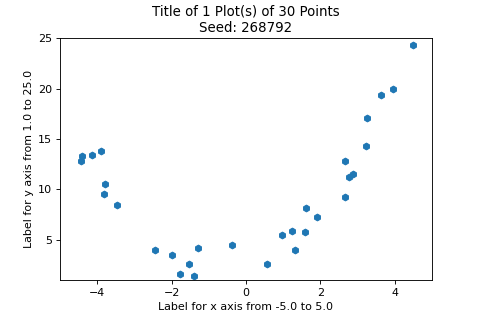
#> input picture Data/gen_plot.png, 480 x 320 px, given in place of drawnplot.png, which was not available
$ python 'drawnplot demo.py'
#> lines starting #> are read from the running program, lines starting #| are printed output that depends on the picture; after the words box and inside, x2 and y2 are one past the last pixel; in counts of white or black regions, pixels touching at a corner belong together; pictures that were not available may be replaced by others from this repository, and a replacement may not be noted
### Code/PD18.py
# -*- coding: utf-8 -*-
"""
Created on Fri Mar 29 01:06:35 2024

@author: henhe
v 0.18 redoing code again to be more cohearent, trying out the method of cropping input image
"""
from sklearn.cluster import KMeans
from sklearn.neighbors import NearestNeighbors
from sklearn.model_selection import train_test_split
from skimage import io
import numpy as np
from alive_progress import alive_bar

class PlotDigitizer:
    def __init__(self, fig_name, xlim, ylim, num_plots, verbose = False, debug=False):
#> called with fig_name = 'drawnplot.png', num_plots = 1, verbose = True, debug = False
        self._debug = debug
        self._verbose = verbose
        self._n_plots = num_plots
        self._color_img = io.imread(fig_name)
#> self._color_img is the input picture: shape (320, 480, 4); mean R, G, B, A 248.6, 249.3, 249.8, 255
        self._x_lim = xlim
        self._y_lim = ylim
        self._layer_attributes = {"background": [], "plot_background": [], "axes": [], "datasets_and_other": [], "is_plot_background": False}
        self._cropped_layer_attributes = {"background": [], "axes": [], "datasets_and_other": []}
        if fig_name.endswith(".jpg") or fig_name.endswith(".jpeg"):
            self._filetype = "jpg"
        elif fig_name.endswith(".png"):
            self._filetype = "png"
        else:
            assert self._filetype == "jpg" or self._filetype == "png", "Only .jpg and .png filetypes supported."
        return None

    def _create_kmeans_clusters(self, image, n_clusters):
        kmeans = KMeans(n_clusters, n_init=1, init='k-means++', max_iter=1000)
        reshape_params = {"jpg": (-1, 3), "png": (-1, 4)}
        km = image.reshape(reshape_params[self._filetype])
        kmeans.fit(km)
        clusters = kmeans.predict(km)
        return clusters.reshape(image.shape[0], image.shape[1])

    def _create_isolated_clusters(self, clusters, n_clusters):
        isolated_clusters = np.zeros([clusters.shape[0], clusters.shape[1], n_clusters])
        for k in range(n_clusters):
            isolated_clusters[:, :, k] = (clusters == k).astype(int)
        return isolated_clusters

    def _classify_cluster_features(self, isolated_clusters, background_tol=0.25, axis_tol = 0.75,):
        avg = np.average(isolated_clusters, axis=(0,1))
        v_avg = np.average(isolated_clusters, axis=0)
        h_avg = np.average(isolated_clusters, axis=1)
        layer_attributes = {"background": [], "plot_background": [], "axes": [], "datasets_and_other": [], "is_plot_background": False}
        layer_attributes["background"] = [k for k in range(isolated_clusters.shape[2]) if avg[k] >= background_tol and 1.0 in [np.max(v_avg[:, k]), np.max(h_avg[:, k])]]
        layer_attributes["plot_background"] = [k for k in range(isolated_clusters.shape[2]) if avg[k] >= background_tol and 1.0 not in [np.max(v_avg[:, k]), np.max(h_avg[:, k])]]
        layer_attributes["axes"] = [k for k in range(isolated_clusters.shape[2]) if avg[k] <= background_tol and (np.max(v_avg[:, k]) >= axis_tol or np.max(h_avg[:, k]) >= axis_tol)]
        layer_attributes["datasets_and_other"] = [k for k in range(isolated_clusters.shape[2]) if avg[k] <= background_tol and (np.max(v_avg[:, k]) <= axis_tol or np.max(h_avg[:, k]) <= axis_tol)]
        return layer_attributes

    def _detect_plot_bounds(self, isolated_clusters, layer_attributes, background_tol=0.25, plot_background_tol=0.45, axis_tol = 0.75, buffer=10):
        x_bounds = int(isolated_clusters.shape[1]/2)*np.ones(2)
        y_bounds = int(isolated_clusters.shape[0]/2)*np.ones(2)
        for k in range(isolated_clusters.shape[2]):
            v_avg = np.average(isolated_clusters[:, :, k], axis=0)
            h_avg = np.average(isolated_clusters[:, :, k], axis=1)
            x_range = np.array([])
            y_range = np.array([])
            if k in layer_attributes["plot_background"]:
                x_range = np.array([i for i in range(v_avg.size) if v_avg[i] >= plot_background_tol])
                y_range = np.array([i for i in range(h_avg.size) if h_avg[i] >= plot_background_tol])
            if k in layer_attributes["axes"]:
                x_range = np.array([j for j in range(buffer, v_avg.size-buffer) for i in range(h_avg.size) if h_avg[i] >= axis_tol and np.average(isolated_clusters[i, j-buffer:j+buffer, k]) > 0.75])
                y_range = np.array([i for i in range(buffer, h_avg.size-buffer) for j in range(v_avg.size) if v_avg[j] >= axis_tol and np.average(isolated_clusters[i-buffer:i+buffer, j, k]) > 0.75])
            if x_range.size >= 0.25*isolated_clusters.shape[1]:
                x_bounds = np.array([min(x_bounds[0], np.min(x_range)), max(x_bounds[1], np.max(x_range))])
            if y_range.size >= 0.25*isolated_clusters.shape[0]:
                y_bounds = np.array([min(y_bounds[0], np.min(y_range)), max(y_bounds[1], np.max(y_range))])
        return x_bounds, y_bounds

    def _crop_image(self, image, x_bounds, y_bounds, padding=-5):
        return image[x_bounds[0]+padding:x_bounds[1]-padding, y_bounds[0]+padding:y_bounds[1]-padding]

    def _get_cluster(self, isolated_cluster):
        return np.argwhere(isolated_cluster[:, :] == 1.)

    def _preprocess_clusters(self, isolated_clusters, layer_attributes, padding=0.01, denoise_tol=0.5):
        padding_px = round(isolated_clusters.shape[0]*padding)
        preprocessed_clusters = np.copy(isolated_clusters)
        for k in range(isolated_clusters.shape[2]):
            preprocessed_clusters[:, :padding_px+1, k] = np.zeros_like(preprocessed_clusters[:, :padding_px+1, k])
            preprocessed_clusters[:, -padding_px+1:, k] = np.zeros_like(preprocessed_clusters[:, -padding_px+1:, k])
            preprocessed_clusters[:padding_px+1, :, k] = np.zeros_like(preprocessed_clusters[:padding_px+1, :, k])
            preprocessed_clusters[-padding_px+1:, :, k] = np.zeros_like(preprocessed_clusters[-padding_px+1:, :, k])
            preprocessed_clusters[:, :, k] = self._denoise(preprocessed_clusters[:, :, k], denoise_tol)

        return preprocessed_clusters

    def _denoise(self, cluster, denoise_tol):
        cluster_inds = self._get_cluster(cluster)
        denoiser = NearestNeighbors(radius=5)
        if cluster_inds.size == 0:
            return cluster
        denoiser.fit(cluster_inds)
        dist, ind = denoiser.radius_neighbors(cluster_inds)
        ind_delete = np.unique(np.array([ind[i][0] for i in range(ind.size) if ind[i].size <= 80*denoise_tol]))
        if ind_delete.size != 0:
            cluster_inds = np.delete(cluster_inds, ind_delete, axis=0)
        denoised_clusters = np.zeros_like(cluster)
        for i in range(cluster_inds.shape[0]):
            denoised_clusters[cluster_inds[i, 0], cluster_inds[i, 1]] = 1
        return denoised_clusters

    # [67 lines left out: functions _fit_centroids, _cull_centroids, _fit_to_centers, ensemble, merge_arrays, not called in this run]


### Code/drawnplot demo.py
# -*- coding: utf-8 -*-
"""
Created on Sat Mar 30 13:50:31 2024

@author: henhe
"""
from PD18 import PlotDigitizer
from gen_plot import RNG_Plot
import matplotlib.pyplot as plt
from skimage import io
import numpy as np
import acc_score

num_plots = 1
n_clusters = num_plots+4

plt.style.use("default")

dgtzr = PlotDigitizer("drawnplot.png", [0, 100], [0, 100], num_plots, verbose=True)
plt.figure(figsize=(7., 5.25), dpi=250)
plt.imshow(dgtzr._color_img)

uncropped_clusters = dgtzr._create_kmeans_clusters(dgtzr._color_img, n_clusters)
#> in _create_kmeans_clusters, `return clusters.reshape(image.shape[0], image.shape[1])`:
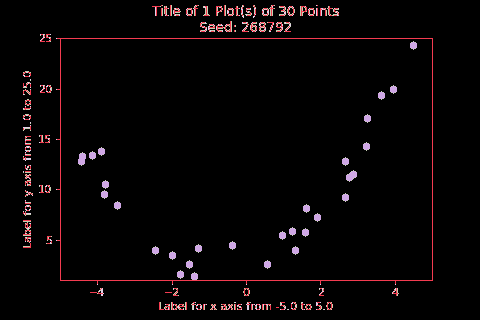
#> returned value: shape (320, 480) int32; 5 distinct labels, from 0 to 4; one colour per label, 0 black
plt.figure(figsize=(7., 5.25), dpi=250)
plt.imshow(uncropped_clusters)

uncropped_isolated_clusters = dgtzr._create_isolated_clusters(uncropped_clusters, n_clusters)
for k in range(num_plots+4):
    plt.figure(figsize=(7., 5.25), dpi=250)
    plt.imshow(uncropped_isolated_clusters[:, :, k])
    plt.title("Layer "+str(k))

uncropped_layer_attributes = dgtzr._classify_cluster_features(uncropped_isolated_clusters)
#> in _classify_cluster_features, `avg = np.average(isolated_clusters, axis=(0,1))`: avg = [0.965, 0.0165, 0.00792, 0.00697, 0.00374]
#> in _classify_cluster_features, `v_avg = np.average(isolated_clusters, axis=0)`: v_avg = 480 rows, first 6: [1, 0, 0, 0, 0], [1, 0, 0, 0, 0], [1, 0, 0, 0, 0], [1, 0, 0, 0, 0], [1, 0, 0, 0, 0], [1, 0, 0, 0, 0]
#> in _classify_cluster_features, `h_avg = np.average(isolated_clusters, axis=1)`: h_avg = 320 rows, first 6: [1, 0, 0, 0, 0], [1, 0, 0, 0, 0], [1, 0, 0, 0, 0], [1, 0, 0, 0, 0], [1, 0, 0, 0, 0], [0.958, 0.0208, 0, 0.0167, 0.00417]
#> uncropped_layer_attributes = {'background': [0], 'plot_background': [], 'axes': [1], 'datasets_and_other': [2, 3, 4], 'is_plot_background': False}
print(uncropped_layer_attributes)
#| {'background': [0], 'plot_background': [], 'axes': [1], 'datasets_and_other': [2, 3, 4], 'is_plot_background': False}

x_bounds, y_bounds = dgtzr._detect_plot_bounds(uncropped_isolated_clusters, uncropped_layer_attributes)
#> in _detect_plot_bounds, `x_bounds = int(isolated_clusters.shape[1]/2)*np.ones(2)`: x_bounds = [240, 240]
#> in _detect_plot_bounds, `y_bounds = int(isolated_clusters.shape[0]/2)*np.ones(2)`: y_bounds = [160, 160]
#> the loop in _detect_plot_bounds, `for k in range(isolated_clusters.shape[2]):` made 5 passes
#> (x_bounds, y_bounds) on pass 2: ([63, 427], [44, 275])
#> x_bounds = [63, 427]; y_bounds = [44, 275]
print("x_bounds:", x_bounds)
#| x_bounds: [ 63 427]
print("y_bounds:", y_bounds)
#| y_bounds: [ 44 275]

cropped_image= dgtzr._crop_image(dgtzr._color_img, y_bounds, x_bounds, padding=-3)
#> in _crop_image, `return image[x_bounds[0]+padding:x_bounds[1]-padding, y_bounds[0]+padd..`:
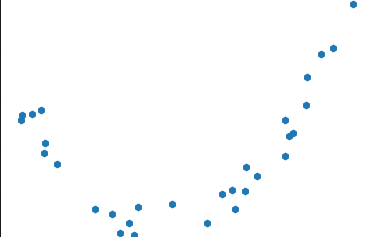
#> returned value: shape (237, 370, 4); mean of channels 0, 1, 2, 3 251.3, 252.5, 253.3, 255; drawn as R, G, B
plt.figure(figsize=(7., 5.25), dpi=250)
plt.imshow(cropped_image)

cropped_clusters = dgtzr._create_kmeans_clusters(cropped_image, num_plots+1)
#> call 2 of _create_kmeans_clusters, with n_clusters = 2
#> in _create_kmeans_clusters (call 2), `return clusters.reshape(image.shape[0], image.shape[1])`:
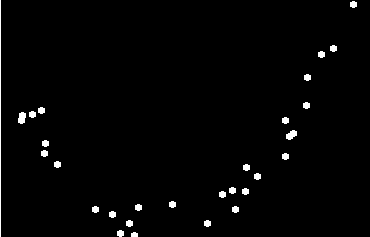
#> returned value: shape (237, 370) int32; values 0 (black) and 1 (white), 1.6% white; 29 white regions, largest, box (x1, y1, x2, y2) and area: (0, 0, 1, 237) 237, (18, 112, 26, 124) 76, (286, 130, 297, 140) 74
plt.figure(figsize=(7., 5.25), dpi=250)
plt.imshow(cropped_clusters)

cropped_isolated_clusters = dgtzr._create_isolated_clusters(cropped_clusters, num_plots+1)
cropped_layer_attributes = dgtzr._classify_cluster_features(cropped_isolated_clusters)
#> cropped_layer_attributes = {'background': [0], 'plot_background': [], 'axes': [1], 'datasets_and_other': [1], 'is_plot_background': False}
preprocessed_cropped_clusters = dgtzr._preprocess_clusters(cropped_isolated_clusters, cropped_layer_attributes, padding=0.01)
for k in range(num_plots+1):
    plt.figure(figsize=(7., 5.25), dpi=250)
    plt.imshow(cropped_isolated_clusters[:, :, k])
    plt.title("Layer "+str(k))

    plt.figure(figsize=(7., 5.25), dpi=250)
    plt.imshow(preprocessed_cropped_clusters[:, :, k])
    plt.title("Preprocessed Layer "+str(k))

print(cropped_layer_attributes)
#| {'background': [0], 'plot_background': [], 'axes': [1], 'datasets_and_other': [1], 'is_plot_background': False}
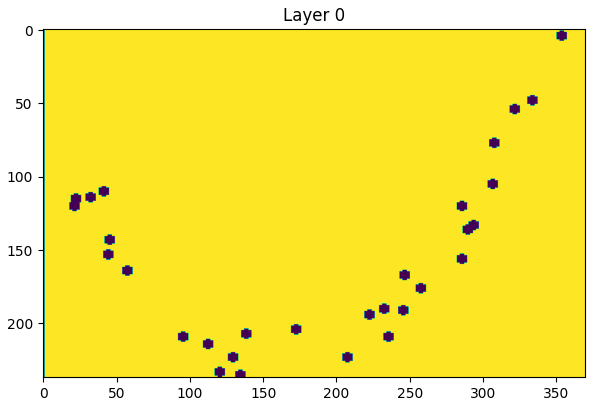
#> figure drawn by matplotlib, 1 panel
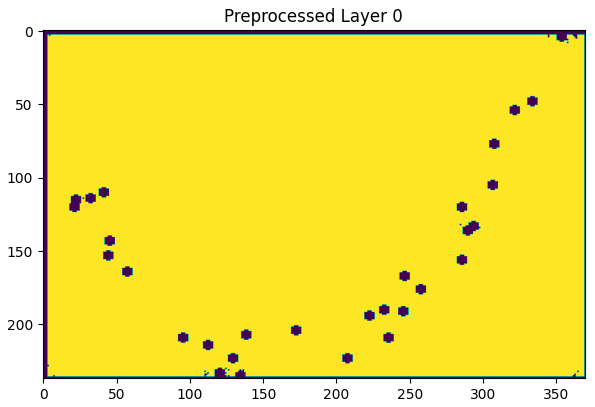
#> figure drawn by matplotlib, 1 panel
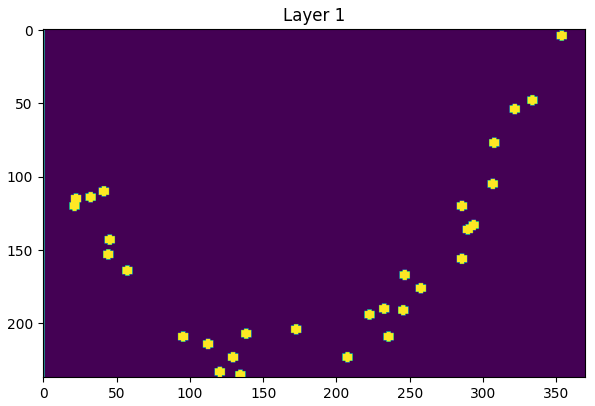
#> figure drawn by matplotlib, 1 panel
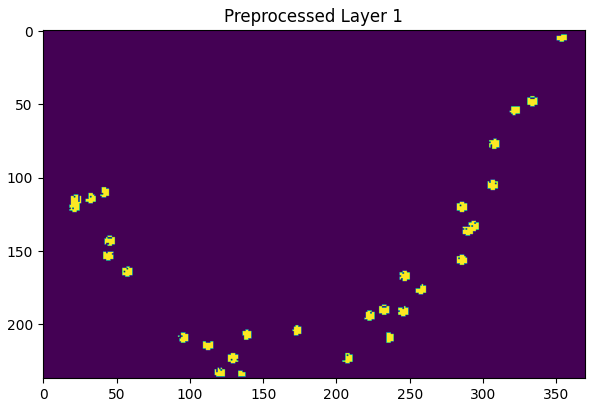
#> figure drawn by matplotlib, 1 panel
